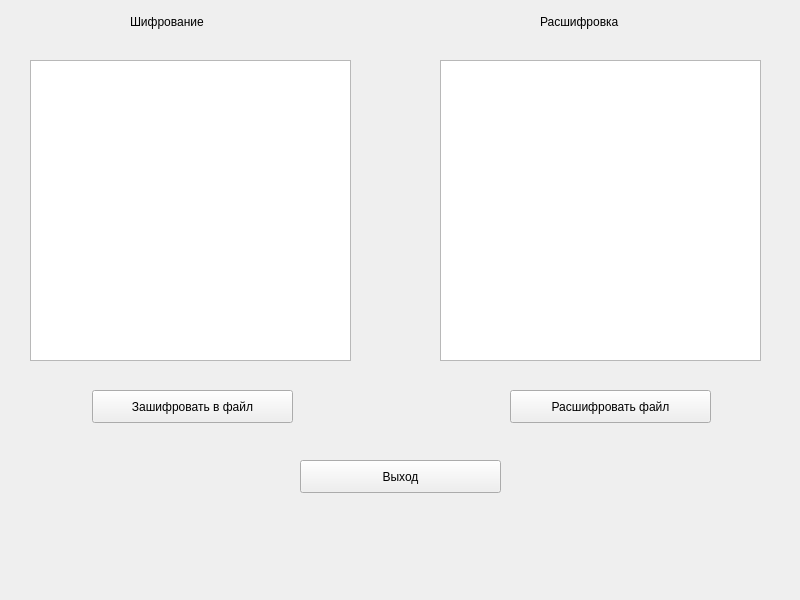
<?xml version="1.0" encoding="UTF-8"?>
<ui version="4.0">
 <class>Widget</class>
 <widget class="QWidget" name="Widget">
  <property name="geometry">
   <rect>
    <x>0</x>
    <y>0</y>
    <width>800</width>
    <height>600</height>
   </rect>
  </property>
  <property name="windowTitle">
   <string>TextEncryptor</string>
  </property>
  <widget class="QTextEdit" name="textEdit">
   <property name="geometry">
    <rect>
     <x>30</x>
     <y>60</y>
     <width>321</width>
     <height>301</height>
    </rect>
   </property>
  </widget>
  <widget class="QTextEdit" name="textEdit_2">
   <property name="geometry">
    <rect>
     <x>440</x>
     <y>60</y>
     <width>321</width>
     <height>301</height>
    </rect>
   </property>
  </widget>
  <widget class="QLabel" name="label">
   <property name="geometry">
    <rect>
     <x>130</x>
     <y>10</y>
     <width>121</width>
     <height>24</height>
    </rect>
   </property>
   <property name="text">
    <string>Шифрование</string>
   </property>
  </widget>
  <widget class="QLabel" name="label_2">
   <property name="geometry">
    <rect>
     <x>540</x>
     <y>10</y>
     <width>121</width>
     <height>24</height>
    </rect>
   </property>
   <property name="text">
    <string>Расшифровка</string>
   </property>
  </widget>
  <widget class="QPushButton" name="pushButton">
   <property name="geometry">
    <rect>
     <x>92</x>
     <y>390</y>
     <width>201</width>
     <height>33</height>
    </rect>
   </property>
   <property name="text">
    <string>Зашифровать в файл</string>
   </property>
  </widget>
  <widget class="QPushButton" name="pushButton_2">
   <property name="geometry">
    <rect>
     <x>510</x>
     <y>390</y>
     <width>201</width>
     <height>33</height>
    </rect>
   </property>
   <property name="text">
    <string>Расшифровать файл</string>
   </property>
  </widget>
  <widget class="QPushButton" name="pushButton_3">
   <property name="geometry">
    <rect>
     <x>300</x>
     <y>460</y>
     <width>201</width>
     <height>33</height>
    </rect>
   </property>
   <property name="text">
    <string>Выход</string>
   </property>
  </widget>
 </widget>
 <resources/>
 <connections>
  <connection>
   <sender>pushButton</sender>
   <signal>clicked()</signal>
   <receiver>Widget</receiver>
   <slot>onCryptClick()</slot>
   <hints>
    <hint type="sourcelabel">
     <x>192</x>
     <y>406</y>
    </hint>
    <hint type="destinationlabel">
     <x>399</x>
     <y>299</y>
    </hint>
   </hints>
  </connection>
  <connection>
   <sender>pushButton_2</sender>
   <signal>clicked()</signal>
   <receiver>Widget</receiver>
   <slot>onDecryptClick()</slot>
   <hints>
    <hint type="sourcelabel">
     <x>610</x>
     <y>406</y>
    </hint>
    <hint type="destinationlabel">
     <x>399</x>
     <y>299</y>
    </hint>
   </hints>
  </connection>
  <connection>
   <sender>pushButton_3</sender>
   <signal>clicked()</signal>
   <receiver>Widget</receiver>
   <slot>onExitClick()</slot>
   <hints>
    <hint type="sourcelabel">
     <x>610</x>
     <y>406</y>
    </hint>
    <hint type="destinationlabel">
     <x>399</x>
     <y>299</y>
    </hint>
   </hints>
  </connection>
 </connections>
 <slots>
  <slot>onCryptClick()</slot>
  <slot>onDecryptClick()</slot>
  <slot>onExitClick()</slot>
 </slots>
</ui>
